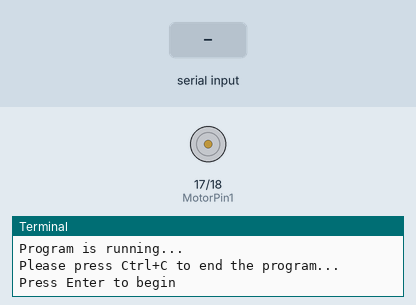
Simulated run of this program. Board: Raspberry Pi (BCM pin numbers). On the bench: motor-driver pin pairs drawn as motors (green arrow = first pin HIGH = forward, orange = second pin HIGH = backward, longer = more drive, scaled by the enable pin), the last lines printed to the terminal. The inputs (shaded band) are chosen by the test bench.

Above: at 1.2 s.
1.3 s: "1" typed at the terminal, then Enter
At 2.6 s:
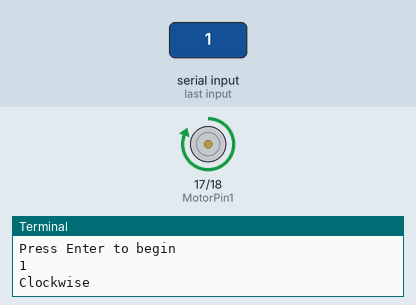
At 12.6 s:
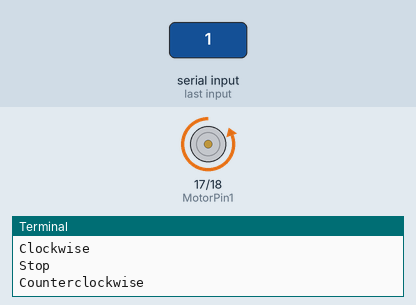
Timing chart, 0 to 17.8 s (numbered marks = the images above; inputs shaded):
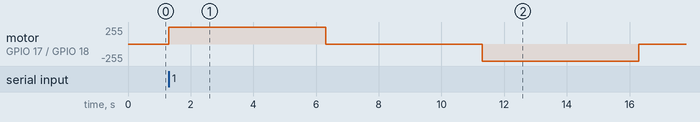

The program:

DC_Motor.py
```python
#!/usr/bin/env python

import RPi.GPIO as GPIO
import time

# Set up pins
MotorPin1   = 17
MotorPin2   = 18
MotorEnable = 27

def print_message():
	print 'Program is running...'
	print 'Please press Ctrl+C to end the program...'
	raw_input ("Press Enter to begin\n")

def setup():
	# Set the GPIO modes to BCM Numbering
	GPIO.setmode(GPIO.BCM)
	# Set pins to output
	GPIO.setup(MotorPin1, GPIO.OUT)
	GPIO.setup(MotorPin2, GPIO.OUT)
	GPIO.setup(MotorEnable, GPIO.OUT, initial=GPIO.LOW)

# Define a motor function to spin the motor
# direction should be
# 1(clockwise), 0(stop), -1(counterclockwise)
def motor(direction):
	# Clockwise
	if direction == 1:
		# Set direction
		GPIO.output(MotorPin1, GPIO.HIGH)
		GPIO.output(MotorPin2, GPIO.LOW)
		# Enable the motor
		GPIO.output(MotorEnable, GPIO.HIGH)
		print "Clockwise"
	# Counterclockwise
	if direction == -1:
		# Set direction
		GPIO.output(MotorPin1, GPIO.LOW)
		GPIO.output(MotorPin2, GPIO.HIGH)
		# Enable the motor
		GPIO.output(MotorEnable, GPIO.HIGH)
		print "Counterclockwise"
	# Stop
	if direction == 0:
		# Disable the motor
		GPIO.output(MotorEnable, GPIO.LOW)
		print "Stop"

def main():
	print_message()
	# Define a dictionary to make the script more readable
	# CW as clockwise, CCW as counterclockwise, STOP as stop
	directions = {'CW': 1, 'CCW': -1, 'STOP': 0}
	while True:
		# Clockwise
		motor(directions['CW'])
		time.sleep(5)
		# Stop
		motor(directions['STOP'])
		time.sleep(5)
		# Anticlockwise
		motor(directions['CCW'])
		time.sleep(5)
		# Stop
		motor(directions['STOP'])
		time.sleep(5)

def destroy():
	# Stop the motor
	GPIO.output(MotorEnable, GPIO.LOW)
	# Release resource
	GPIO.cleanup()

# If run this script directly, do:
if __name__ == '__main__':
	setup()
	try:
		main()
	# When 'Ctrl+C' is pressed, the child program
	# destroy() will be executed.
	except KeyboardInterrupt:
		destroy()
```

Measured:
- after the input at 1.3 s, motor on GPIO 17 (MotorPin1) / GPIO 18 (MotorPin2): stopped → forward 255/255 at once, → stopped 5.0 s later, → backward 255/255 5.0 s later, → stopped 5.0 s later
